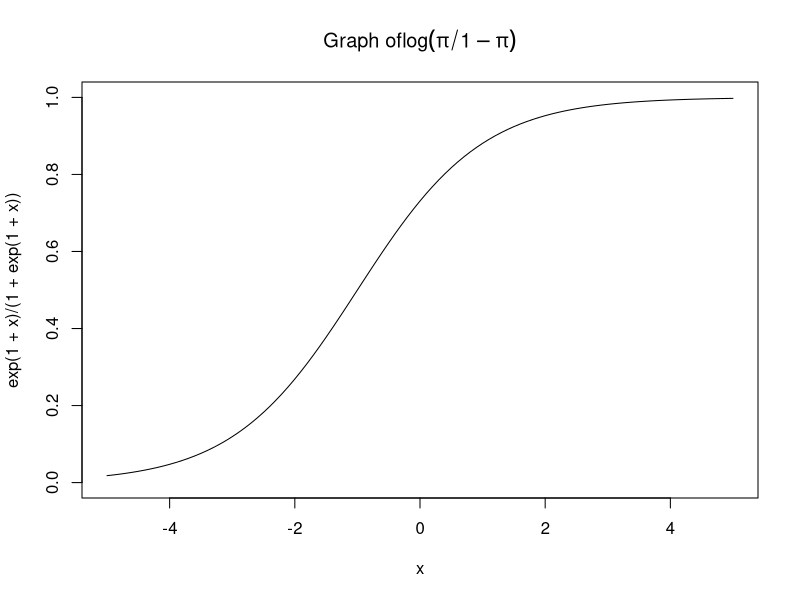

The R script that drew this image:
## ---- chunk 1
knitr::opts_chunk$set(echo = TRUE)
## ---- chunk 2
set.seed(1234567)
x = runif(1000)
eps = rnorm(1000)
y = 5 + 10*x + eps
model <- y~x

# nablaRSS <- function(b) c(-2 * sum(Sales - b[1] - b[2] * TV), -2 * sum((Sales - b[1] - b[2] * TV) * TV))
# bn <- c(0, 0)
# gamma <- 0.0000001 # step size parameter
# kmax <- 1000000 ; for (k in 0:kmax) {
# bnp1 <- bn - gamma * nablaRSS(bn)
# if (k %% 100000 == 0)
# { cat("b: ",bnp1, " -- RSS: ", RSS(bnp1[1], bnp1[2]), \n") }
# bn <- bnp1
# }

#Gradient Descent 
RSS <- function(b) c(-2 * sum(y - b[1] - b[2] * x), -2 * sum((y - b[1] - b[2] * x) * x))
bn <- c(0,0)
gamma <- 0.00001
kmax <- 1000000
for (k in 0:kmax) {
   bnp1 <- bn - gamma * RSS(bn)
   bn <- bnp1
}
## ---- chunk 3
curve(exp(1+x)/(1+exp(1+x)), xlim = c(-5, 5), ylim = c(0, 1), main=expression(paste("Graph of", log(pi/1-pi))))
